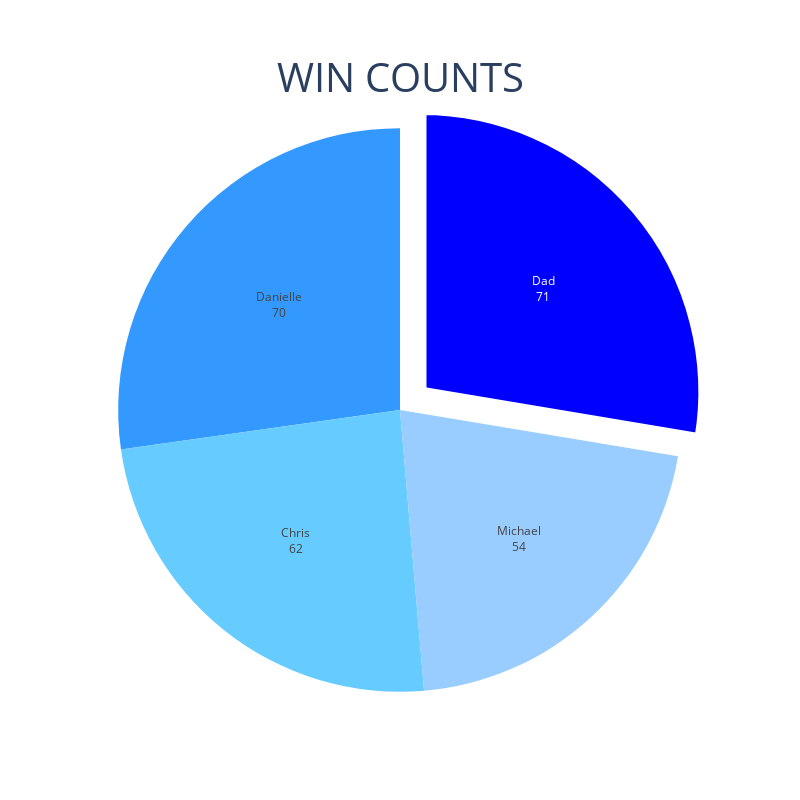

Write notebook code for a chart like this one.
### Code cell
#putting the above graphing work into one place to copy into the app code
#BY THE WAY it took about 2 hours to figure out how to ONLY border a pulled slice. JUSSSSS SAYIN

#easiest way is to make lits of just the data we need
players = ['Michael', 'Danielle','Chris','Dad']
scores = [len(michaelwindf), len(daniellewindf), len(chriswindf), len(dadwindf)]

#becaue it can be zipped into a dict
piezip = zip(players,scores)

#easily turned into a dataframe
piedf = pd.DataFrame(piezip, columns = ['Player','Score'])

#sorted so that the winner is always on top/is pulled and bordered
piedf.sort_values('Score', ascending = False, inplace = True)



#and then added allllll togehter into one beautiful pie chart
total_pie = px.pie(piedf, names = 'Player', values = 'Score',
                   title = 'WIN COUNTS', color_discrete_sequence=px.colors.diverging.Picnic,
                  height = 800, width = 800)

total_pie.update_traces(textinfo = 'label + value', pull = ([.1,0,0,0]),
                       marker = dict(line = dict(color = 'white', width = [10,0,0,0])))
total_pie.update_layout(
    title={
        'text': "WIN COUNTS",
        'y':.92,
        'x':0.5,
        'xanchor': 'center',
        'yanchor': 'top'
        },
    title_font_size = 40,
    showlegend = False
)
total_pie.show()

### Figure 1 — Plotly figure (JSON) as saved in the notebook; plotly's stock layout.template omitted (floating-point values rounded to 4 significant figures)
{"data": [{"domain": {"x": [0, 1], "y": [0, 1]}, "hovertemplate": "Player=%{label}<br>Score=%{value}<extra></extra>", "labels": ["Dad", "Danielle", "Chris", "Michael"], "legendgroup": "", "marker": {"line": {"color": "white", "width": [10, 0, 0, 0]}}, "name": "", "pull": [0.1, 0, 0, 0], "showlegend": true, "textinfo": "label+value", "type": "pie", "values": [71, 70, 62, 54]}], "layout": {"height": 800, "legend": {"tracegroupgap": 0}, "piecolorway": ["rgb(0,0,255)", "rgb(51,153,255)", "rgb(102,204,255)", "rgb(153,204,255)", "rgb(204,204,255)", "rgb(255,255,255)", "rgb(255,204,255)", "rgb(255,153,255)", "rgb(255,102,204)", "rgb(255,102,102)", "rgb(255,0,0)"], "showlegend": false, "title": {"font": {"size": 40}, "text": "WIN COUNTS", "x": 0.5, "xanchor": "center", "y": 0.92, "yanchor": "top"}, "width": 800}}
